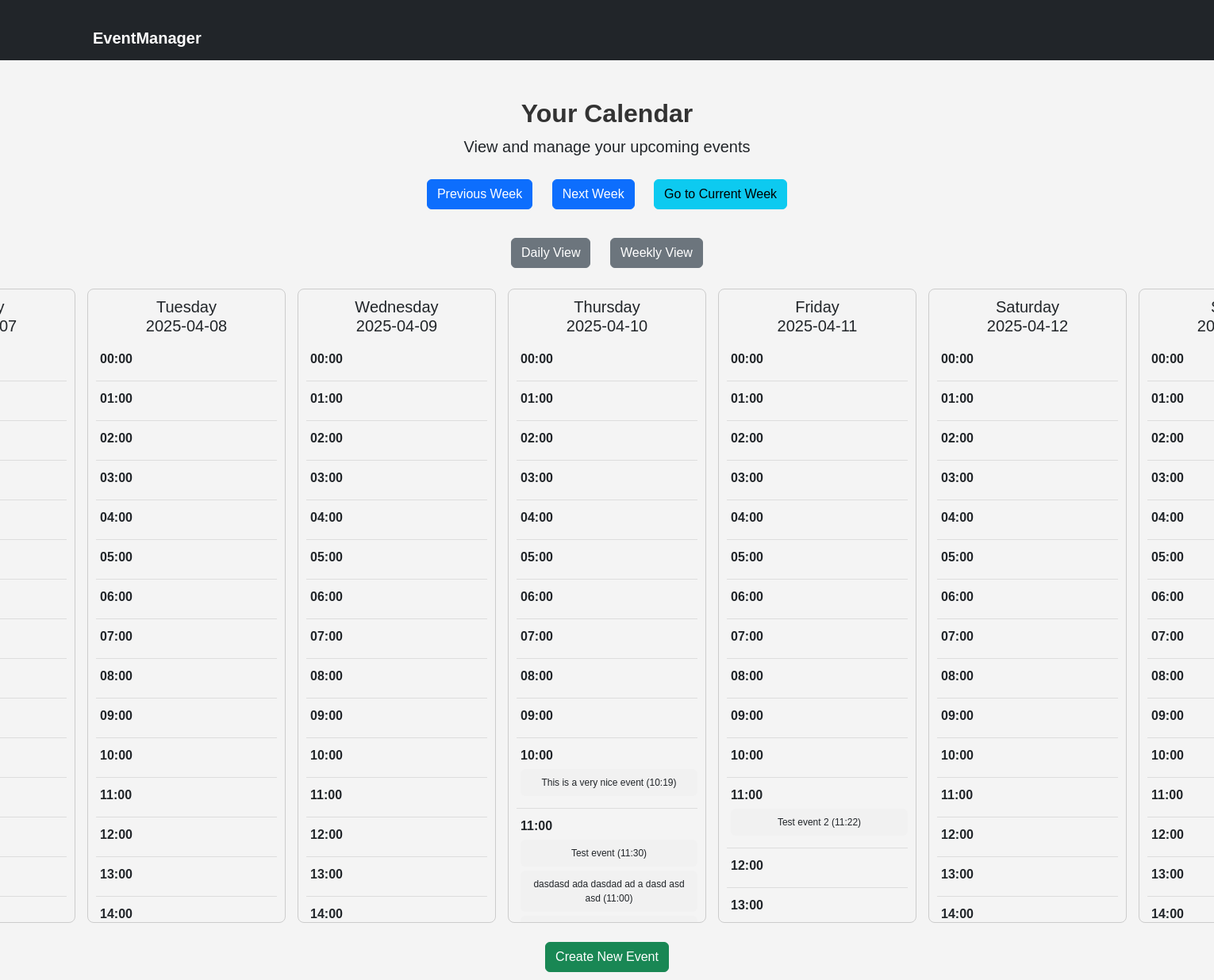
The page /events (signed in) on the database its author committed.
### main.py (models this page shows)
class Event(db.Model):
    id = db.Column(db.Integer, primary_key=True)
    title = db.Column(db.String(100), nullable=False)
    date = db.Column(db.String(10), nullable=False)
    time = db.Column(db.String(5), nullable=False)
    description = db.Column(db.String(255), nullable=True)
    location = db.Column(db.String(255), nullable=True)
    user_id = db.Column(db.Integer, db.ForeignKey('user.id'), nullable=False)
    user = db.relationship('User', backref=db.backref('events', lazy=True))

### main.py (the view, shortened to what this page needs)
@app.route('/events', methods=['GET'])
def events():
    today = datetime.today()
    view = request.args.get('view', 'weekly')
    direction = request.args.get('direction', 'current')
    if 'start_of_week' not in session:
        start_of_week = today - timedelta(days=today.weekday())
        end_of_week = start_of_week + timedelta(days=6)
        session['start_of_week'] = start_of_week.strftime('%d.%m.%Y')
        session['end_of_week'] = end_of_week.strftime('%d.%m.%Y')
        session['current_day'] = today.strftime('%d.%m.%Y')
    start_of_week = datetime.strptime(session['start_of_week'], '%d.%m.%Y')
    end_of_week = datetime.strptime(session['end_of_week'], '%d.%m.%Y')
    current_date = session['current_day']
    if direction == 'prev':
        start_of_week -= timedelta(weeks=1)
        end_of_week -= timedelta(weeks=1)
    elif direction == 'next':
        start_of_week += timedelta(weeks=1)
        end_of_week += timedelta(weeks=1)
    elif direction == 'current':
        pass
    session['start_of_week'] = start_of_week.strftime('%d.%m.%Y')
    session['end_of_week'] = end_of_week.strftime('%d.%m.%Y')
    session['current_day'] = today.strftime('%d.%m.%Y')
    week_days = []
    for i in range(7):
        day = start_of_week + timedelta(days=i)
        day_events = Event.query.filter_by(user_id=session['user_id']).filter(Event.date == day.strftime('%Y-%m-%d')).all()
        week_days.append({
            'name': day.strftime('%A'),
            'date': day.strftime('%Y-%m-%d'),
            'events': day_events
        })
    return render_template('events.html',
                           week_days=week_days,
                           view=view,
                           current_date=current_date,
                           start_of_week=start_of_week.strftime('%d.%m.%Y'),
                           end_of_week=end_of_week.strftime('%d.%m.%Y'))

### templates/events.html (shortened to what this page needs)
{% extends "base.html" %}
{% block content %}
<div class="text-center">
    <h2 class="fw-bold">Your Calendar</h2>
    <p class="lead">View and manage your upcoming events</p>
    <div class="mb-3">
        <a href="{{ url_for('events', direction='prev', view=view) }}" class="btn btn-primary">Previous Week</a>
        <a href="{{ url_for('events', direction='next', view=view) }}" class="btn btn-primary">Next Week</a>
        <a href="{{ url_for('events', direction='current', view=view) }}" class="btn btn-info">Go to Current Week</a>
    </div>
    <div class="mb-3">
        <a href="{{ url_for('events', view='daily', direction='current') }}" class="btn btn-secondary">Daily View</a>
        <a href="{{ url_for('events', view='weekly', direction='current') }}" class="btn btn-secondary">Weekly View</a>
    </div>
    {% if view == 'weekly' %}
    <div class="d-flex justify-content-center">
        <div class="calendar-week">
            {% for day in week_days %}
            <div class="calendar-day col">
                <h5 class="text-center">{{ day.name }}<br>{{ day.date }}</h5>
                <div class="calendar-day-content">
                    {% for hour in range(24) %}
                    <div class="time-slot">
                        <div class="time-label">{{ '{:02d}:00'.format(hour) }}</div>
                        {% for event in day.events %}
                            {% set event_hour = event.time.split(":")[0]|int %}
                            {% set event_minute = event.time.split(":")[1]|int %}
                            {% if event_hour == hour %}
                            <div class="event" onclick="showEventModal('{{ event.id }}')">
                                <span>{{ event.title }} ({{ event.time }})</span>
                            </div>
                            {% endif %}
                        {% endfor %}
                    </div>
                    {% endfor %}
                </div>
            </div>
            {% endfor %}
        </div>
    </div>
    {% endif %}
    <a href="{{ url_for('Create_Event') }}" class="btn btn-success mt-4">Create New Event</a>
</div>
{% endblock %}

### static/style.css (style rules this page uses)
body { background-color: #f4f4f4; font-family: Arial, sans-serif; }
h2 { color: #333; }
.event { background-color: #f1f1f1; padding: 5px; border-radius: 5px; font-size: 12px; }

### templates/events.html (style rules this page uses)
.calendar-week { display: grid; grid-template-columns: repeat(7, 1fr); gap: 15px; justify-items: center; }
.calendar-day { border: 1px solid #ccc; border-radius: 8px; padding: 10px; height: 100vh; overflow-y: auto; width: 100%; min-width: 250px; flex-shrink: 0; }
.time-slot { border-bottom: 1px solid #ddd; padding: 10px 0; }
.time-label { font-weight: bold; margin-bottom: 5px; text-align: left; padding-left: 5px; }
.event { background-color: #f1f1f1; padding: 8px 12px; border-radius: 6px; margin: 5px 0 5px 5px; word-break: break-word; white-space: normal; overflow-wrap: break-word; cursor: pointer; }
.btn { margin: 10px; }

### rows shown on the page
Event: title "This is a very nice event", time "10:19"
Event: title "Test event", time "11:30"
Event: title "dasdasd ada dasdad ad a dasd asd asd", time "11:00"
Event: title "Test event 2", time "11:22"

### other values the page prints
{{ day.name }} "Tuesday" "Wednesday" "Thursday" "Friday" "Saturday"
{{ day.date }} "2025-04-08" "2025-04-09" "2025-04-10" "2025-04-11" "2025-04-12"
{{ '{:02d}:00'.format(hour) }} "00:00" "01:00" "02:00" "03:00" "04:00" "05:00" "06:00" "07:00" "08:00" "09:00" "10:00" "11:00" "12:00" "13:00" "14:00" "00:00" "01:00" "02:00" "03:00" "04:00" "05:00" "06:00" "07:00" "08:00" "09:00" "10:00" "11:00" "12:00" "13:00" "14:00" "00:00" "01:00" "02:00" "03:00" "04:00" "05:00" "06:00" "07:00" "08:00" "09:00" "10:00" "11:00" "00:00" "01:00" "02:00" "03:00" "04:00" "05:00" "06:00" "07:00" "08:00" "09:00" "10:00" "11:00" "12:00" "13:00" "00:00" "01:00" "02:00" "03:00" "04:00" "05:00" "06:00" "07:00" "08:00" "09:00" "10:00" "11:00" "12:00" "13:00" "14:00" "00:00" "01:00" "02:00" "03:00" "04:00" "05:00" "06:00" "07:00" "08:00" "09:00" "10:00" "11:00" "12:00" "13:00" "14:00"
